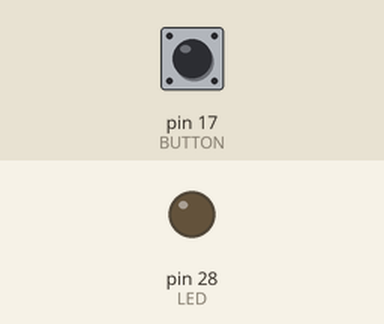
The sketch below on a simulated Arduino Mega 2560, built with avr-gcc and run on an emulated ATmega2560. On the bench: output pins drawn as LEDs (lit = HIGH). Inputs (shaded band) come from the test bench; at power-on: pin 17 (BUTTON) LOW.

Above: at 1.2 s.
1.3 s: pin 17 (BUTTON) pulled HIGH for 0.15 s
At 1.37 s:
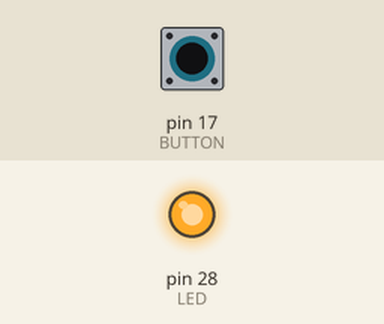
2.9 s: pin 17 (BUTTON) pulled HIGH for 3.2 s
At 6.8 s:
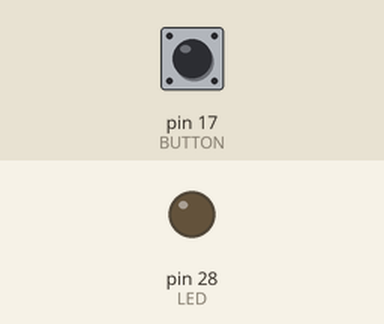
Timing chart, 0 to 8.3 s (numbered marks = the images above; inputs shaded):
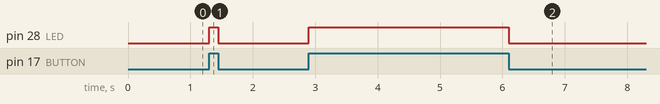

The sketch:

switch_digitalRead.ino
```cpp
const int LED = 28;
const int BUTTON = 17;


void setup()
{
  pinMode(LED, OUTPUT);
}

void loop()
{
  if (digitalRead(BUTTON) == HIGH)
    digitalWrite(LED, HIGH);
  else
    digitalWrite(LED, LOW);
}
```

Measured:
- after the input at 1.3 s, pin 28 (LED): LOW → HIGH at once, → LOW 0.15 s later
- after the input at 2.9 s, pin 28 (LED): LOW → HIGH at once, → LOW 3.2 s later
